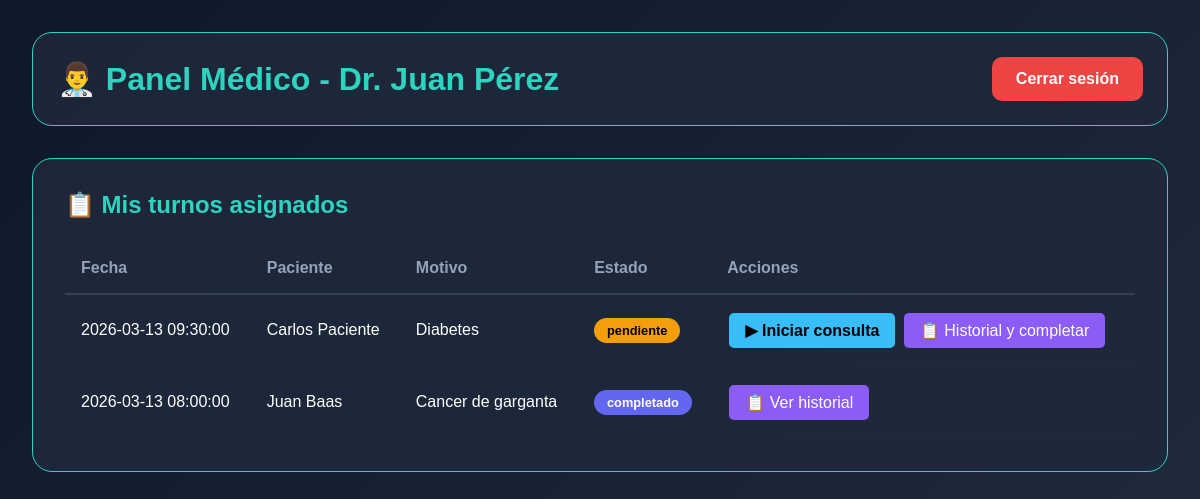
The app's page /medico (signed in) with its own data.
### tables this page shows
CREATE TABLE turnos
                 (id INTEGER PRIMARY KEY AUTOINCREMENT,
                  paciente_id INTEGER NOT NULL,
                  medico_id INTEGER NOT NULL,
                  fecha TEXT NOT NULL,
                  motivo TEXT NOT NULL,
                  estado TEXT DEFAULT 'pendiente',
                  creado_por INTEGER,
                  creado_en TIMESTAMP DEFAULT CURRENT_TIMESTAMP,
                  FOREIGN KEY (paciente_id) REFERENCES usuarios(id),
                  FOREIGN KEY (medico_id) REFERENCES usuarios(id));

CREATE TABLE usuarios
                 (id INTEGER PRIMARY KEY AUTOINCREMENT,
                  nombre TEXT NOT NULL,
                  email TEXT UNIQUE NOT NULL,
                  password TEXT NOT NULL,
                  rol TEXT NOT NULL,
                  reset_token TEXT,
                  reset_token_expiry TIMESTAMP,
                  creado_en TIMESTAMP DEFAULT CURRENT_TIMESTAMP);

### app.py (the view)
@app.route('/medico')
@login_required
@medico_required
def medico_panel():
    conn = get_db()
    c = conn.cursor()
    c.execute('''SELECT t.id, t.fecha, t.motivo, t.estado, u.nombre, t.paciente_id
                 FROM turnos t
                 JOIN usuarios u ON t.paciente_id = u.id
                 WHERE t.medico_id = ?
                 ORDER BY t.fecha DESC''', (session['user_id'],))
    turnos = c.fetchall()
    conn.close()
    return render_template('medico.html', turnos=turnos)

### app.py (called while the page is built)
@app.context_processor
def inject_now():
    return {'now': datetime.now}

def get_db():
    conn = sqlite3.connect('database.db')
    conn.row_factory = sqlite3.Row
    return conn

def login_required(f):
    @wraps(f)
    def decorated_function(*args, **kwargs):
        if 'user_id' not in session:
            return redirect(url_for('index'))
        return f(*args, **kwargs)
    return decorated_function

def medico_required(f):
    @wraps(f)
    def decorated_function(*args, **kwargs):
        if session.get('user_rol') != 'medico':
            return redirect(url_for('index'))
        return f(*args, **kwargs)
    return decorated_function

### templates/medico.html (shortened to what this page needs)
<!DOCTYPE html>
<html>
<head>
</head>
<body>
    <div class="container">
        <div class="header">
            <h1>👨‍⚕️ Panel Médico - {{ session.user_nombre }}</h1>
            <a href="/logout" class="btn btn-danger">Cerrar sesión</a>
        </div>
        <div class="card">
            <h2 style="color: #2dd4bf; margin-bottom: 1.5rem;">📋 Mis turnos asignados</h2>
            {% if turnos %}
            <table>
                <thead>
                    <tr>
                        <th>Fecha</th>
                        <th>Paciente</th>
                        <th>Motivo</th>
                        <th>Estado</th>
                        <th>Acciones</th>
                    </tr>
                </thead>
                <tbody>
                    {% for t in turnos %}
                    <tr>
                        <td>{{ t[1] }}</td>
                        <td>{{ t[4] }}</td>
                        <td>{{ t[2] }}</td>
                        <td>
                            <span class="badge badge-{{ t[3]|replace(' ', '-') }}">{{ t[3] }}</span>
                        </td>
                        <td>
                            {% if t[3] == 'pendiente' %}
                                <a href="/medico/iniciar_consulta/{{ t[0] }}" class="btn-iniciar">▶ Iniciar consulta</a>
                            {% endif %}
                            {% if t[3] in ['pendiente', 'en curso'] %}
                                <a href="/medico/historial/{{ t[5] }}?turno_id={{ t[0] }}" class="action-btn">📋 Historial y completar</a>
                            {% else %}
                                <a href="/medico/historial/{{ t[5] }}" class="action-btn">📋 Ver historial</a>
                            {% endif %}
                        </td>
                    </tr>
                    {% endfor %}
                </tbody>
            </table>
            {% else %}
            <p style="color: #94a3b8;">No tienes turnos asignados</p>
            {% endif %}
        </div>
    </div>
</body>
</html>

### templates/medico.html (style rules this page uses)
* { margin: 0; padding: 0; box-sizing: border-box; }
body { font-family: 'Arial', sans-serif; background: linear-gradient(135deg, #0f172a, #1e293b); padding: 2rem; color: white; }
.container { max-width: 1200px; margin: 0 auto; }
.header { display: flex; justify-content: space-between; align-items: center; margin-bottom: 2rem; background: rgba(30,41,59,0.9); padding: 1.5rem; border-radius: 20px; border: 1px solid #2dd4bf; }
h1 { color: #2dd4bf; }
.btn { background: #2dd4bf; color: black; padding: 0.8rem 1.5rem; border: none; border-radius: 10px; cursor: pointer; text-decoration: none; font-weight: bold; }
.btn-danger { background: #ef4444; color: white; }
.card { background: rgba(30,41,59,0.9); border-radius: 20px; padding: 2rem; border: 1px solid #2dd4bf; }
table { width: 100%; border-collapse: collapse; }
th { text-align: left; padding: 1rem; color: #94a3b8; border-bottom: 2px solid #334155; }
td { padding: 1rem; border-bottom: 1px solid #1e293b; }
.badge { padding: 0.3rem 0.8rem; border-radius: 20px; font-size: 0.8rem; font-weight: bold; }
.badge-pendiente { background: #f59e0b; color: black; }
.badge-completado { background: #6366f1; color: white; }
.action-btn { background: #8b5cf6; color: white; padding: 0.5rem 1rem; border-radius: 5px; text-decoration: none; display: inline-block; margin: 2px; }
.btn-iniciar { background: #38bdf8; color: black; padding: 0.5rem 1rem; border-radius: 5px; text-decoration: none; display: inline-block; font-weight: bold; margin: 2px; }

### records on screen
turnos: fecha "2026-03-13 09:30:00", nombre "Carlos Paciente", motivo "Diabetes", estado "pendiente"
turnos: fecha "2026-03-13 08:00:00", nombre "Juan Baas", motivo "Cancer de garganta", estado "completado"

### other values on screen
{{ session.user_nombre }} "Dr. Juan Pérez"
